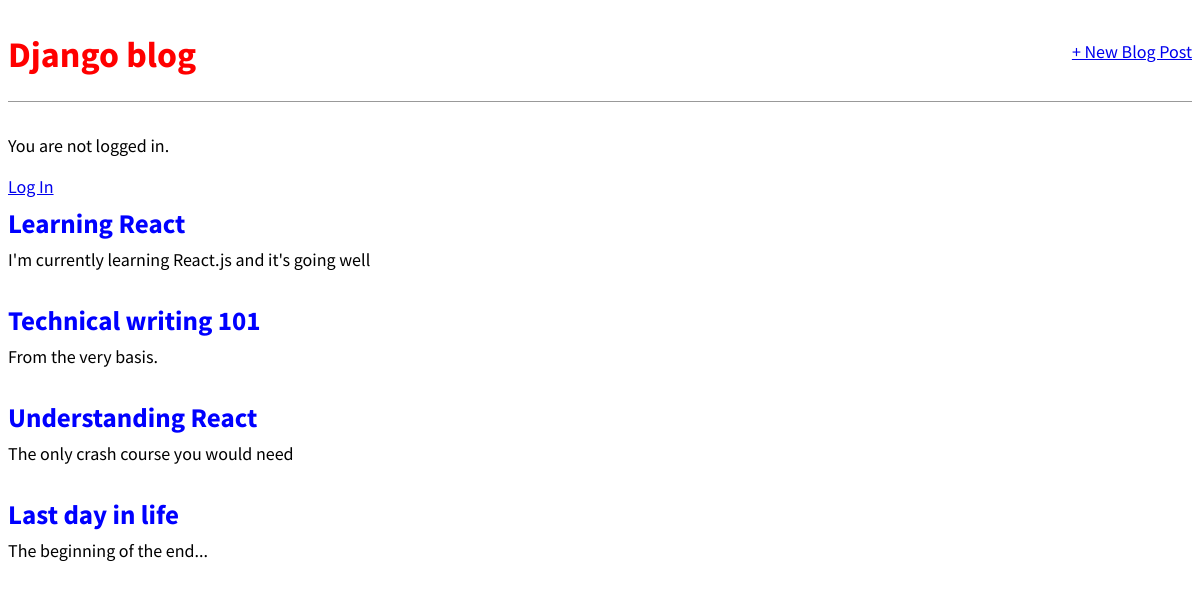
The page / on the database its author committed.
### blog/models.py (models this page shows, shortened)
class Post(models.Model):
    title = models.CharField(max_length=200)
    author = models.ForeignKey('auth.User', on_delete=models.CASCADE)
    body = models.TextField()

### blog/views.py (the view)
# urls.py: path('', BlogListView.as_view(), name='home'),
class BlogListView(ListView):
    model = Post
    template_name = 'home.html'

### templates/home.html
{% extends 'base.html' %}
{% block content %}
    {% for post in object_list %}
        <div class="post-entry">
            <h2><a href="{% url 'post_detail' post.pk %}">{{ post.title }}</a></h2>
            <p>{{ post.body }}</p>
        </div>
    {% empty %}
        <p>No blog published yet!</p>
    {% endfor %}
{% endblock content %}

### templates/base.html (shortened to what this page needs)
{% load static %}
<html>
    <head>
        <link rel="stylesheet" href="{% static 'css/base.css' %}">
    </head>
    <body>
        <header>
            <div class="nav-left">
                <h1><a href="{% url 'home' %}">Django blog</a></h1>
            </div>
            <div class="nav-right">
                <a href="{% url 'post_new' %}">+ New Blog Post</a>
            </div>
        </header>
        {% if user.is_authenticated %}
            <p>Hi, {{ user.username }}!</p>
            <p><a href="{% url 'logout' %}">Log Out</a></p>
        {% else %}
            <p>You are not logged in.</p>
            <a href="{% url 'login' %}">Log In</a>
        {% endif %}
        <div>
            {% block content %}
            {% endblock content %}
        </div>
    </body>
</html>

### static/css/base.css (style rules this page uses)
body { font-family: 'Source Sans Pro', sans-serif; font-size: 18px; }
header { border-bottom: 1px solid #999; margin-bottom: 2rem; display: flex; }
header h1 a { color: red; text-decoration: none; }
.nav-left { margin-right: auto; }
.nav-right { display: flex; padding-top: 2rem; }
.post-entry { margin-bottom: 2rem; }
.post-entry h2 { margin: 0.5rem 0; }
.post-entry h2 a, .post-entry h2 a:visited { color: blue; text-decoration: none; }
.post-entry p { margin: 0; font-weight: 400; }

### rows shown on the page
Post: title "Learning React", body "I'm currently learning React.js and it's going well"
Post: title "Technical writing 101", body "From the very basis."
Post: title "Understanding React", body "The only crash course you would need"
Post: title "Last day in life", body "The beginning of the end..."
